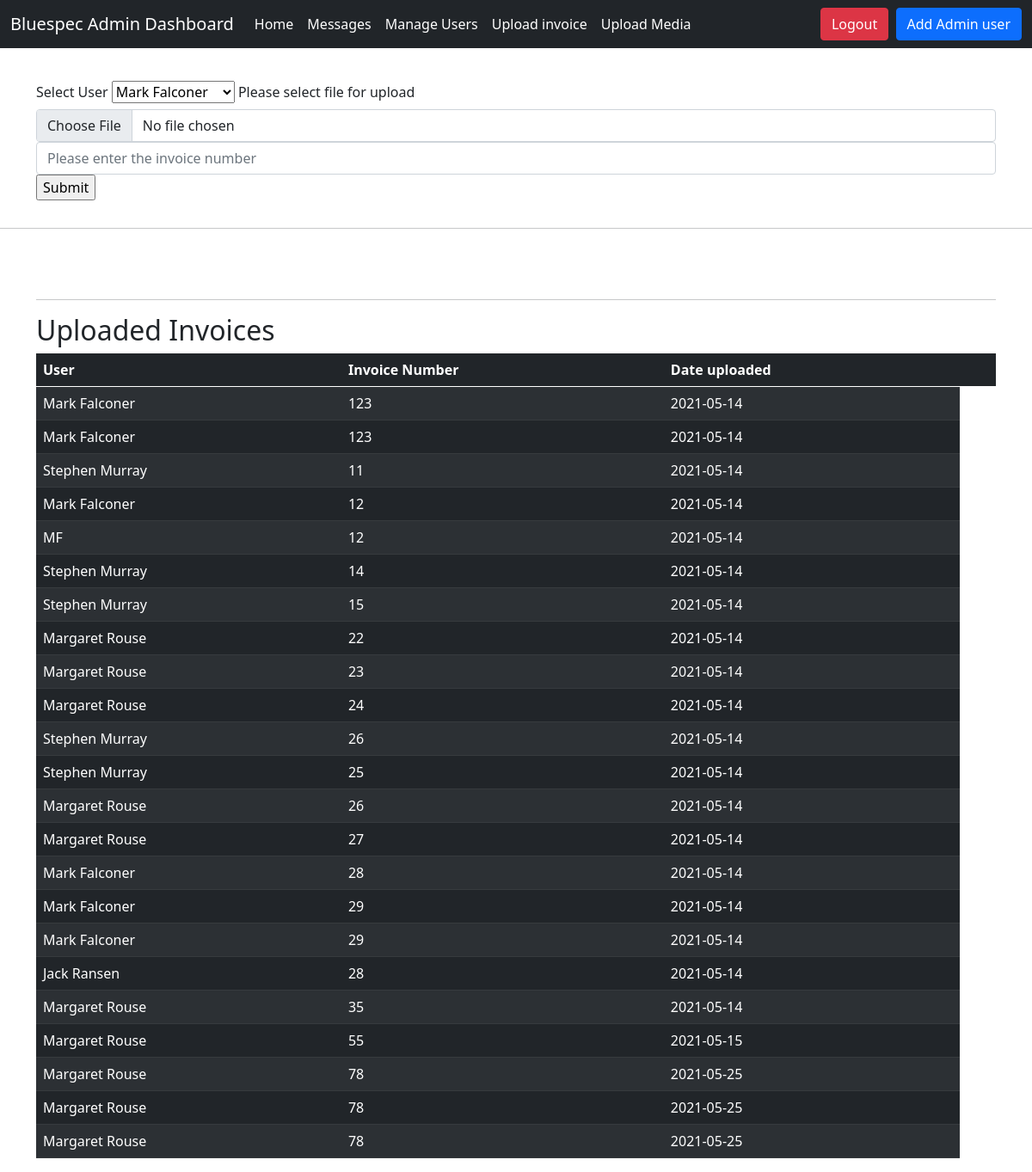
Page /admin/handleinvoiceupload.php on the committed database.
### tables this page shows
CREATE TABLE `invoiceuploads` (
  `id` int(11) NOT NULL,
  `user_id` bigint(20) UNSIGNED NOT NULL,
  `date` date NOT NULL DEFAULT current_timestamp(),
  `invoiceNumber` int(11) NOT NULL,
  `invoiceRef` varchar(255) NOT NULL
);

CREATE TABLE `users` (
  `id` bigint(20) UNSIGNED NOT NULL,
  `name` varchar(255) NOT NULL,
  `email` varchar(255) NOT NULL,
  `email_verified_at` timestamp NULL DEFAULT NULL,
  `password` varchar(255) NOT NULL,
  `two_factor_secret` text DEFAULT NULL,
  `two_factor_recovery_codes` text DEFAULT NULL,
  `remember_token` varchar(100) DEFAULT NULL,
  `current_team_id` bigint(20) UNSIGNED DEFAULT NULL,
  `profile_photo_path` text DEFAULT NULL,
  `created_at` timestamp NULL DEFAULT NULL,
  `updated_at` timestamp NULL DEFAULT NULL,
  `user_type` varchar(100) NOT NULL
);

### admin/uploadinvoice.php (the view, shortened to what this page needs)
<?php
include('../functions.php');
echo file_get_contents("../html/adminNav.html");  ?>
<div class="container d-grid gap-2" style="padding-top:70px">
<form method="POST" action="handleinvoiceupload.php" enctype="multipart/form-data">
<?php
$sql=mysqli_query($db,"SELECT id, name FROM users");
if(mysqli_num_rows($sql)){
$select= '<select name="select">';
?>Select User
<?php
while($rs=mysqli_fetch_array($sql)){
      $select.='<option value="'.$rs['id'].'">'.$rs['name'].'</option>';
  }
}
$select.='</select>';
echo $select;
?>
        <label for="formFile" class="form-label">Please select file for upload</label>
        <input class="form-control" name="newInvoice" type="file" id="formFile">
        <input class="form-control" type='text' name='invoiceNumber' placeholder='Please enter the invoice number'>
        <input type='submit'>
    </form>
</div>
    <?php
echo file_get_contents("../html/adminNav.html");
            $result = mysqli_query($db,"SELECT invoiceuploads.invoiceNumber, invoiceuploads.invoiceRef, invoiceuploads.date, users.name
            FROM invoiceuploads
            INNER JOIN users
            ON invoiceuploads.user_id = users.id");
            ?>
<?php
if (mysqli_num_rows($result) > 0) {
?>
<hr>
<div class="container" style="padding-top:50px">
<hr>
    <h2>Uploaded Invoices</h2>
<table class="table table-dark table-striped">
  <thead>
    <tr>
      <th scope="col">User</th>
      <th scope="col">Invoice Number</th>
      <th scope="col">Date uploaded</th>
      <th scope="col"></th>
    </tr>
  </thead>
  <tbody>
  <?php
    while($row = mysqli_fetch_array($result)) {
    ?>
    <form action="uploadinvoice.php" method="post">
    <tr>
      <td><?php echo $row["name"]; ?></td>
      <td><?php echo $row["invoiceNumber"]; ?></td>
      <td><?php echo $row["date"]; ?></td>
    </tr>
    </form>
    <?php
         }
        ?>
        </tbody>
    </table>
    <?php
    }
    else{
    echo "No result found";
    }
    ?>
</div>
</body>
</html>

### admin/handleinvoiceupload.php (shortened to what this page needs)
<?php
$servername = "localhost";
$username = "root";
$password = "";
$dbname = "bluespec6";
$invoiceRef = uniqid(rand(), false);
$db = mysqli_connect($servername, $username, $password, $dbname);
print_r($_FILES);
$allowed = array("jpg", "jpeg", "png", "pdf");
$temp = explode(".", $_FILES['newInvoice']['name']);
$extension = end($temp);
if (in_array($extension, $allowed)){
  if ($_FILES['newInvoice']['error'] > 0){
    $this->errors[] = "Return code: " . $_FILES['newInvoice']['error'] . "<br>";
  } else {
    move_uploaded_file($_FILES['newInvoice']['tmp_name'], "InvoiceUploads/".$invoiceRef);
  }
} else {
  echo "Failed to upload invoice";
}
require 'uploadinvoice.php';
 ?>

### rows in the picture
invoiceuploads: user.name "Mark Falconer", invoiceNumber "123", date "2021-05-14"
invoiceuploads: user.name "Mark Falconer", invoiceNumber "123", date "2021-05-14"
invoiceuploads: user.name "Stephen Murray", invoiceNumber "11", date "2021-05-14"
invoiceuploads: user.name "Mark Falconer", invoiceNumber "12", date "2021-05-14"
invoiceuploads: user.name "MF", invoiceNumber "12", date "2021-05-14"
invoiceuploads: user.name "Stephen Murray", invoiceNumber "14", date "2021-05-14"
invoiceuploads: user.name "Stephen Murray", invoiceNumber "15", date "2021-05-14"
invoiceuploads: user.name "Margaret Rouse", invoiceNumber "22", date "2021-05-14"
invoiceuploads: user.name "Margaret Rouse", invoiceNumber "23", date "2021-05-14"
invoiceuploads: user.name "Margaret Rouse", invoiceNumber "24", date "2021-05-14"
invoiceuploads: user.name "Stephen Murray", invoiceNumber "26", date "2021-05-14"
invoiceuploads: user.name "Stephen Murray", invoiceNumber "25", date "2021-05-14"
invoiceuploads: user.name "Margaret Rouse", invoiceNumber "26", date "2021-05-14"
invoiceuploads: user.name "Margaret Rouse", invoiceNumber "27", date "2021-05-14"
invoiceuploads: user.name "Mark Falconer", invoiceNumber "28", date "2021-05-14"
invoiceuploads: user.name "Mark Falconer", invoiceNumber "29", date "2021-05-14"
invoiceuploads: user.name "Mark Falconer", invoiceNumber "29", date "2021-05-14"
invoiceuploads: user.name "Jack Ransen", invoiceNumber "28", date "2021-05-14"
invoiceuploads: user.name "Margaret Rouse", invoiceNumber "35", date "2021-05-14"
invoiceuploads: user.name "Margaret Rouse", invoiceNumber "55", date "2021-05-15"
invoiceuploads: user.name "Margaret Rouse", invoiceNumber "78", date "2021-05-25"
invoiceuploads: user.name "Margaret Rouse", invoiceNumber "78", date "2021-05-25"
invoiceuploads: user.name "Margaret Rouse", invoiceNumber "78", date "2021-05-25"

### other values in the picture
file_get_contents("../html/adminNav.html") "Bluespec Admin Dashboard Home Messages Manage Users Upload invoice Upload Media Logout Add Admin user"
form field select "Mark Falconer"
